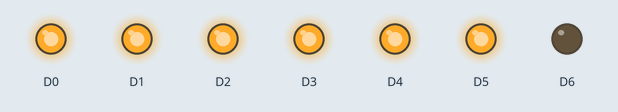
A sketch run on a simulated Particle Photon. On the bench: output pins drawn as LEDs (lit = HIGH).

Above: at 4.9 s.
At 5.9 s:
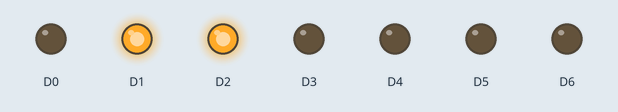
At 6.9 s:
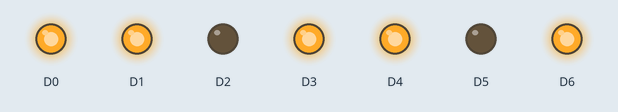
At 8.9 s:
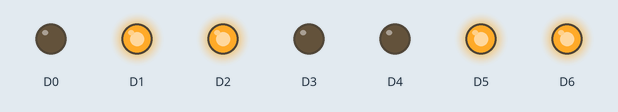
At 10.9 s:
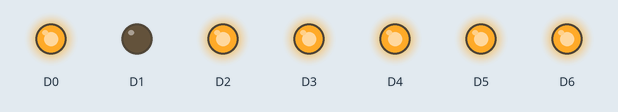
At 13.9 s:
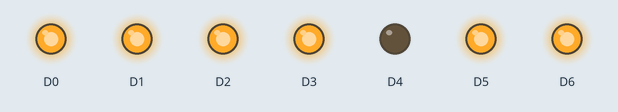
Timing chart, 0 to 18.1 s (numbered marks = the images above):
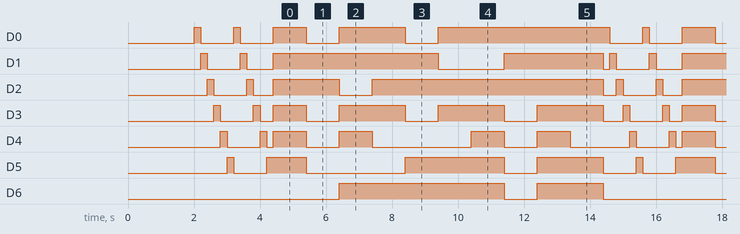

The sketch:

segmentdisplay.ino
```cpp
/**********************************************************
 *
 * File name: segmentdisplay.ino
 * Author: milk3dfx
 *
 *********************************************************/
#include "segment_display.h"

SegmentDisplay disp;

void loading ()
    {
    int dt = 200;
    byte n = 1;
    for(int i = 0; i < 6; i++)
        {
        disp.Set (n);
        delay (dt);
        n = n*2;
        }
    }

void setup ()
    {
    disp.Init();
    delay(2000);
    }

void loop()
    {
    loading ();
    loading ();

    for(int i = 0; i <= 9; i++)
        {
        disp.SetDigit (i);
        delay (1000);
        }
    }
```

segment_display.cpp
```cpp
/**********************************************************
 *
 * File name: segment_display.cpp
 * Author: milk3dfx
 *
 *********************************************************/
#include "application.h"
#include "segment_display.h"
#define NPINS 7


void SegmentDisplay::Init ()
    {
    for(int i = 0; i < NPINS; i++)
        {
        pinMode(i, OUTPUT);
        }
    }

void SegmentDisplay::Clear ()
    {
    for(int i = 0; i < NPINS; i++)
        {
        digitalWrite(i, LOW);
        }
    }

void SegmentDisplay::Set (byte b)
    {
    for(int i = 0; i < NPINS; i++)
        {
        digitalWrite(i, (b >> i) & 1);
        }
    }

void SegmentDisplay::SetDigit (byte digit)
    {
    Set (pins[digit]);
    }
    
```

segment_display.h
```cpp
/**********************************************************
 *
 * File name: segment_display.h
 * Author: milk3dfx
 *
 *********************************************************/
#define NPINS 6

// Mapping
/*
    Pin |   Segment
-------------------
    0   |    A
    1   |    B
    2   |    C
    3   |    D
    4   |    E
    5   |    F
    6   |    G
    7   |    F
------------------
*/
#define A 0x01
#define B 0x02
#define C 0x04
#define D 0x08
#define E 0x10
#define F 0x20
#define G 0x40

class SegmentDisplay
    {
    public:
        void Init ();
        void Clear ();

        void Set (byte b);
        void SetDigit (byte digit);

    private:
        byte pins[10] = {
            A | B | C | D | E | F,      // 0
            B | C,                      // 1
            A | B | D | E | G,          // 2
            A | B | C | D | G,          // 3
            B | C | G | F,              // 4
            A | C | D | F |G,           // 5
            A | C | D | E | F | G,      // 6
            A | B | C,                  // 7
            A | B | C | D | E | F | G,  // 8
            A | B | C | D | F |G        // 9
        };
    };
```

Measured:
- by itself, D0: repeats every 12.4 s: LOW 1.0 s, HIGH 0.20 s, LOW 1.0 s, HIGH 1.0 s, LOW 1.0 s, HIGH 2.0 s, LOW 1.0 s, HIGH 5.2 s
- by itself, D1: repeats every 12.4 s: LOW 1.0 s, HIGH 0.20 s, LOW 0.80 s, HIGH 5.0 s, LOW 2.0 s, HIGH 3.0 s, LOW 0.20 s, HIGH 0.20 s
- by itself, D2: repeats every 12.4 s: LOW 1.0 s, HIGH 0.20 s, LOW 0.60 s, HIGH 2.0 s, LOW 1.0 s, HIGH 7.0 s, LOW 0.40 s, HIGH 0.20 s
- by itself, D3: repeats every 12.4 s: LOW 1.0 s, HIGH 0.20 s, LOW 0.40 s, HIGH 1.0 s, 3 × (LOW 1.0 s, HIGH 2.0 s), LOW 0.60 s, HIGH 0.20 s
- by itself, D5: repeats every 12.4 s: LOW 1.0 s, HIGH 1.2 s, LOW 3.0 s, HIGH 3.0 s, LOW 1.0 s, HIGH 2.0 s, LOW 1.0 s, HIGH 0.20 s
- by itself, D6: repeats every 12.4 s: LOW 1.0 s, HIGH 2.0 s, LOW 4.4 s, HIGH 5.0 s
- by itself, D4: repeats every 12.4 s: LOW 1.0 s, HIGH 0.20 s, LOW 0.20 s, HIGH 1.0 s, LOW 1.0 s, HIGH 1.0 s, LOW 3.0 s, HIGH 1.0 s, LOW 1.0 s, HIGH 1.0 s, LOW 1.8 s, HIGH 0.20 s
